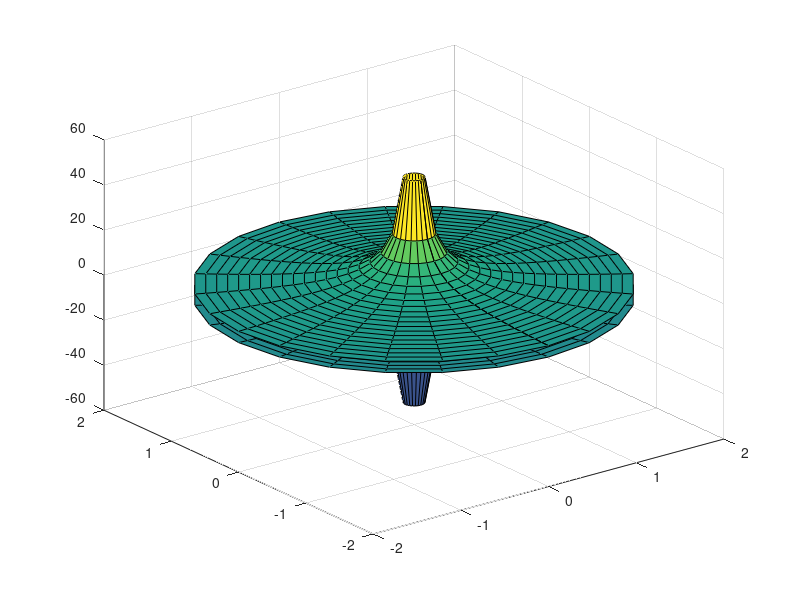

This figure's MATLAB source:
b = input("b = ");
[r,beta] = meshgrid(-2:0.1:2,-pi:pi/12:pi);
x = r.*sin(beta);
y = r.*cos(beta);
z = b./r;
surf(x,y,z);